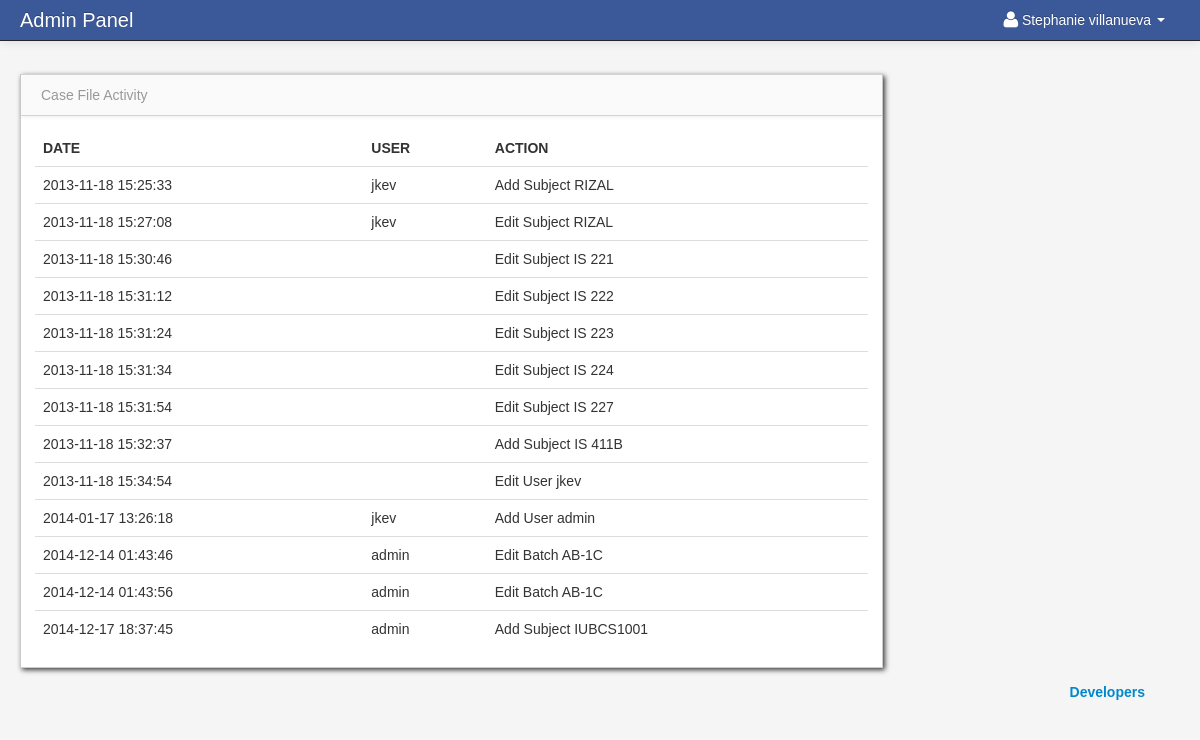
The page /admin/activity_log.php (signed in) on the database its author committed.
### tables this page shows
CREATE TABLE IF NOT EXISTS `users` (
  `user_id` int(11) NOT NULL AUTO_INCREMENT,
  `username` varchar(100) NOT NULL,
  `password` varchar(100) NOT NULL,
  `firstname` varchar(100) NOT NULL,
  `lastname` varchar(100) NOT NULL,
  PRIMARY KEY (`user_id`)
);

CREATE TABLE IF NOT EXISTS `activity_log` (
  `activity_log_id` int(11) NOT NULL AUTO_INCREMENT,
  `username` varchar(100) NOT NULL,
  `date` varchar(100) NOT NULL,
  `action` varchar(100) NOT NULL,
  PRIMARY KEY (`activity_log_id`)
);

### admin/session.php (called while the page is built, shortened)
<?php
$session_id=$_SESSION['id'];
?>

### admin/activity_log.php (the view, shortened to what this page needs)
<?php include('header.php'); ?>
<?php include('session.php'); ?>
    <body>
		<?php include('navbar.php'); ?>
        <div class="container-fluid">
            <div class="row-fluid">
                <div class="span9" id="content">
                     <div class="row-fluid">
                        <div id="block_bg" class="block">
                            <div class="navbar navbar-inner block-header">
                                <div class="muted pull-left">Case File Activity</div>
                            </div>
                            <div class="block-content collapse in">
                                <div class="span12">
  									<table cellpadding="0" cellspacing="0" border="0" class="table" id="example">
										<thead>
										        <tr>
												<th>Date</th>
												<th>User</th>
												<th>Action</th>
												</tr>
										</thead>
										<tbody>
                              		<?php
										$query = mysql_query("select * from  activity_log")or die(mysql_error());
										while($row = mysql_fetch_array($query)){
									?>
										<tr>
                                         <td><?php  echo $row['date']; ?></td>
                                         <td><?php echo $row['username']; ?></td>
                                         <td><?php echo $row['action']; ?></td>
                                </tr>
						 <?php } ?>
										</tbody>
									</table>
                                </div>
                            </div>
                        </div>
                    </div>
                </div>
            </div>
		<?php include('footer.php'); ?>
        </div>
		<?php include('script.php'); ?>
    </body>
</html>

### admin/navbar.php (shortened to what this page needs)
<div class="navbar navbar-fixed-top navbar-inverse">
          <div class="navbar-inner">
              <div class="container-fluid">
                  <span class="brand" href="#">Admin Panel</span>
                  <div class="nav-collapse collapse">
                      <ul class="nav pull-right">
				<?php $query= mysql_query("select * from users where user_id = '$session_id'")or die(mysql_error());
						$row = mysql_fetch_array($query);
				?>
                          <li class="dropdown">
                              <a href="#" role="button" class="dropdown-toggle" data-toggle="dropdown"> <i class="icon-user icon-large"></i><?php echo $row['firstname']." ".$row['lastname'];  ?> <i class="caret"></i>
                              </a>
                          </li>
                      </ul>
                  </div>
              </div>
          </div>
      </div>

### admin/assets/styles.css (style rules this page uses)
body { padding-top: 60px; padding-bottom: 40px; background-color: #f5f5f5; }
#content { margin-left:0px; }
.block { background: url("../images/pixel-60fff.png") repeat scroll 0 0 rgba(0, 0, 0, 0) !important; border: 1px solid #ccc; background: white; margin: 1em 0em; border-top: none; -webkit-box-shadow: 2px 2px 5px rgba(0, 0, 6, 0.75); -moz-box-shadow: 2px 2px 5px rgba(0, 0, 6, 0.75); box-shadow: 2px 2px 5px rgba(0, 0, 6, 0.75); }
.block-content { margin: 1em; min-height: .25em; }
.block-header { margin-bottom: 0px; border-right: none; border-left: none; -webkit-border-radius: 0px; -moz-border-radius: 0px; border-radius: 0px; }
.block-header div { padding-top: 10px; }

### rows shown on the page
users: firstname "Stephanie", lastname "villanueva"
activity_log: date "2013-11-18 15:25:33", username "jkev", action "Add Subject RIZAL"
activity_log: date "2013-11-18 15:27:08", username "jkev", action "Edit Subject RIZAL"
activity_log: date "2013-11-18 15:30:46", action "Edit Subject IS 221"
activity_log: date "2013-11-18 15:31:12", action "Edit Subject IS 222"
activity_log: date "2013-11-18 15:31:24", action "Edit Subject IS 223"
activity_log: date "2013-11-18 15:31:34", action "Edit Subject IS 224"
activity_log: date "2013-11-18 15:31:54", action "Edit Subject IS 227"
activity_log: date "2013-11-18 15:32:37", action "Add Subject IS 411B"
activity_log: date "2013-11-18 15:34:54", action "Edit User jkev"
activity_log: date "2014-01-17 13:26:18", username "jkev", action "Add User admin"
activity_log: date "2014-12-14 01:43:46", username "admin", action "Edit Batch AB-1C"
activity_log: date "2014-12-14 01:43:56", username "admin", action "Edit Batch AB-1C"
activity_log: date "2014-12-17 18:37:45", username "admin", action "Add Subject IUBCS1001"
